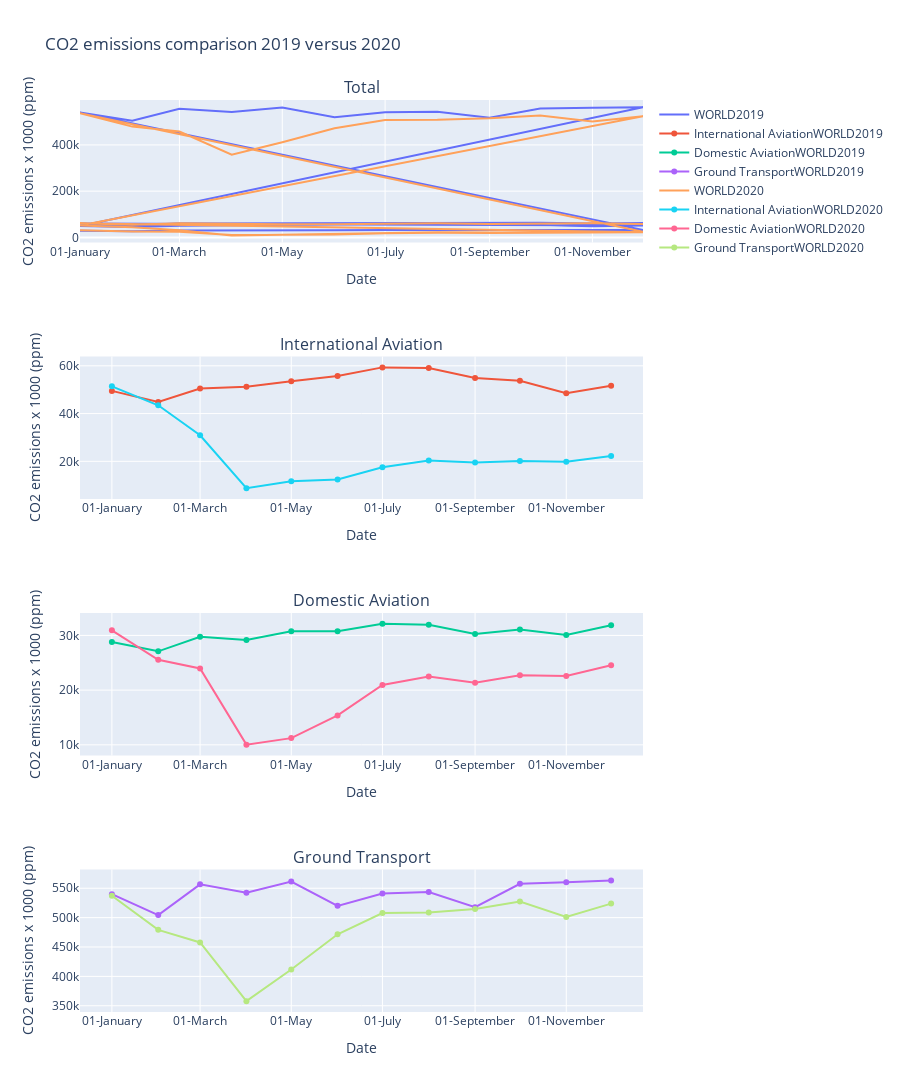

The cell this chart's notebook holds for it:
### Code cell
fig_transport = make_subplots(rows = 4, 
                    cols = 1,
                    subplot_titles = ('Total', 'International Aviation', 'Domestic Aviation', 'Ground Transport'))
given_country = 'WORLD'
for i in Years:
        z = transport_data[(transport_data.country == given_country) & (transport_data.year == i)]
        Int_Av = transport_data2[(transport_data2.country == given_country) & (transport_data2.year == i) & (transport_data2.sector == 'International Aviation')]
        Do_Av = transport_data2[(transport_data2.country == given_country) & (transport_data2.year == i) & (transport_data2.sector == 'Domestic Aviation')]
        Gr_Trans = transport_data2[(transport_data2.country == given_country) & (transport_data2.year == i) & (transport_data2.sector == 'Ground Transport')]
        lop = fig_transport.add_traces(
                [
                    go.Scatter(x=list(z.same_year),
                        y=list(z.co2),
                        name= given_country + i,
                        visible = True),        
                    go.Scatter(x=list(Int_Av.same_year),
                            y=list(Int_Av.co2),
                            name= 'International Aviation' + given_country + i,
                            visible = True),
                    go.Scatter(x=list(Do_Av.same_year),
                            y=list(Do_Av.co2),
                            name= 'Domestic Aviation' + given_country + i,
                            visible = True),
                    go.Scatter(x=list(Gr_Trans.same_year),
                            y=list(Gr_Trans.co2),
                            name= 'Ground Transport' + given_country + i,
                            visible = True)
                ], rows=list(range(1,5)), cols=[1,1,1,1]
                )

fig_transport.update_layout(
    height = 1500
)

fig_transport.update_layout(xaxis_title = 'Date', yaxis_title = 'CO2 emissions x 1000 (ppm)')
fig_transport.update_layout(title_text = 'CO2 emissions comparison 2019 versus 2020')
fig_transport.update_layout(xaxis=dict(tickformat="%d-%B"),
                 xaxis2=dict(tickformat="%d-%B"),
                 xaxis3=dict(tickformat="%d-%B"),
                 xaxis4=dict(tickformat="%d-%B")
                 )
fig_transport['layout']['yaxis2']['title']='CO2 emissions x 1000 (ppm)'
fig_transport['layout']['yaxis3']['title']='CO2 emissions x 1000 (ppm)'
fig_transport['layout']['yaxis4']['title']='CO2 emissions x 1000 (ppm)'
fig_transport['layout']['xaxis2']['title']='Date'
fig_transport['layout']['xaxis3']['title']='Date'
fig_transport['layout']['xaxis4']['title']='Date'


fig_transport.show()

### Figure 1 — Plotly figure (JSON) as saved in the notebook; plotly's stock layout.template omitted (floating-point values rounded to 4 significant figures)
{"data": [{"name": "WORLD2019", "type": "scatter", "visible": true, "x": ["2019-01-01", "2019-02-01", "2019-03-01", "2019-04-01", "2019-05-01", "2019-06-01", "2019-07-01", "2019-08-01", "2019-09-01", "2019-10-01", "2019-11-01", "2019-12-01", "2019-01-01", "2019-02-01", "2019-03-01", "2019-04-01", "2019-05-01", "2019-06-01", "2019-07-01", "2019-08-01", "2019-09-01", "2019-10-01", "2019-11-01", "2019-12-01", "2019-01-01", "2019-02-01", "2019-03-01", "2019-04-01", "2019-05-01", "2019-06-01", "2019-07-01", "2019-08-01", "2019-09-01", "2019-10-01", "2019-11-01", "2019-12-01", "2019-01-01", "2019-02-01", "2019-03-01", "2019-04-01", "2019-05-01", "2019-06-01", "2019-07-01", "2019-08-01", "2019-09-01", "2019-10-01", "2019-11-01", "2019-12-01"], "xaxis": "x", "y": [28810.0, 27090.0, 29770.0, 29180.0, 30770.0, 30750.0, 32110.0, 31940.0, 30270.0, 31080.0, 30080.0, 31860.0, 539900.0, 504300.0, 556600.0, 542200.0, 561500.0, 520000.0, 541100.0, 543400.0, 517700.0, 557500.0, 560400.0, 563400.0, 49500.0, 44870.0, 50510.0, 51220.0, 53520.0, 55750.0, 59350.0, 59080.0, 54920.0, 53760.0, 48500.0, 51680.0, 59600.0, 52620.0, 59860.0, 60060.0, 63360.0, 61670.0, 62830.0, 62860.0, 60850.0, 63700.0, 60250.0, 62600.0], "yaxis": "y"}, {"name": "International AviationWORLD2019", "type": "scatter", "visible": true, "x": ["2019-01-01", "2019-02-01", "2019-03-01", "2019-04-01", "2019-05-01", "2019-06-01", "2019-07-01", "2019-08-01", "2019-09-01", "2019-10-01", "2019-11-01", "2019-12-01"], "xaxis": "x2", "y": [49500.0, 44870.0, 50510.0, 51220.0, 53520.0, 55750.0, 59350.0, 59080.0, 54920.0, 53760.0, 48500.0, 51680.0], "yaxis": "y2"}, {"name": "Domestic AviationWORLD2019", "type": "scatter", "visible": true, "x": ["2019-01-01", "2019-02-01", "2019-03-01", "2019-04-01", "2019-05-01", "2019-06-01", "2019-07-01", "2019-08-01", "2019-09-01", "2019-10-01", "2019-11-01", "2019-12-01"], "xaxis": "x3", "y": [28810.0, 27090.0, 29770.0, 29180.0, 30770.0, 30750.0, 32110.0, 31940.0, 30270.0, 31080.0, 30080.0, 31860.0], "yaxis": "y3"}, {"name": "Ground TransportWORLD2019", "type": "scatter", "visible": true, "x": ["2019-01-01", "2019-02-01", "2019-03-01", "2019-04-01", "2019-05-01", "2019-06-01", "2019-07-01", "2019-08-01", "2019-09-01", "2019-10-01", "2019-11-01", "2019-12-01"], "xaxis": "x4", "y": [539900.0, 504300.0, 556600.0, 542200.0, 561500.0, 520000.0, 541100.0, 543400.0, 517700.0, 557500.0, 560400.0, 563400.0], "yaxis": "y4"}, {"name": "WORLD2020", "type": "scatter", "visible": true, "x": ["2019-01-01", "2019-02-01", "2019-03-01", "2019-04-01", "2019-05-01", "2019-06-01", "2019-07-01", "2019-08-01", "2019-09-01", "2019-10-01", "2019-11-01", "2019-12-01", "2019-01-01", "2019-02-01", "2019-03-01", "2019-04-01", "2019-05-01", "2019-06-01", "2019-07-01", "2019-08-01", "2019-09-01", "2019-10-01", "2019-11-01", "2019-12-01", "2019-01-01", "2019-02-01", "2019-03-01", "2019-04-01", "2019-05-01", "2019-06-01", "2019-07-01", "2019-08-01", "2019-09-01", "2019-10-01", "2019-11-01", "2019-12-01", "2019-01-01", "2019-02-01", "2019-03-01", "2019-04-01", "2019-05-01", "2019-06-01", "2019-07-01", "2019-08-01", "2019-09-01", "2019-10-01", "2019-11-01", "2019-12-01"], "xaxis": "x", "y": [30930.0, 25540.0, 23960.0, 10040.0, 11230.0, 15370.0, 20940.0, 22490.0, 21350.0, 22710.0, 22570.0, 24550.0, 537200.0, 479200.0, 457700.0, 357900.0, 411800.0, 471600.0, 507700.0, 508700.0, 514800.0, 527300.0, 501100.0, 523800.0, 51410.0, 43470.0, 30910.0, 8779.0, 11610.0, 12380.0, 17520.0, 20330.0, 19560.0, 20130.0, 19780.0, 22240.0, 61000.0, 54400.0, 61230.0, 58450.0, 57100.0, 56880.0, 60150.0, 60840.0, 58320.0, 59780.0, 61150.0, 57960.0], "yaxis": "y"}, {"name": "International AviationWORLD2020", "type": "scatter", "visible": true, "x": ["2019-01-01", "2019-02-01", "2019-03-01", "2019-04-01", "2019-05-01", "2019-06-01", "2019-07-01", "2019-08-01", "2019-09-01", "2019-10-01", "2019-11-01", "2019-12-01"], "xaxis": "x2", "y": [51410.0, 43470.0, 30910.0, 8779.0, 11610.0, 12380.0, 17520.0, 20330.0, 19560.0, 20130.0, 19780.0, 22240.0], "yaxis": "y2"}, {"name": "Domestic AviationWORLD2020", "type": "scatter", "visible": true, "x": ["2019-01-01", "2019-02-01", "2019-03-01", "2019-04-01", "2019-05-01", "2019-06-01", "2019-07-01", "2019-08-01", "2019-09-01", "2019-10-01", "2019-11-01", "2019-12-01"], "xaxis": "x3", "y": [30930.0, 25540.0, 23960.0, 10040.0, 11230.0, 15370.0, 20940.0, 22490.0, 21350.0, 22710.0, 22570.0, 24550.0], "yaxis": "y3"}, {"name": "Ground TransportWORLD2020", "type": "scatter", "visible": true, "x": ["2019-01-01", "2019-02-01", "2019-03-01", "2019-04-01", "2019-05-01", "2019-06-01", "2019-07-01", "2019-08-01", "2019-09-01", "2019-10-01", "2019-11-01", "2019-12-01"], "xaxis": "x4", "y": [537200.0, 479200.0, 457700.0, 357900.0, 411800.0, 471600.0, 507700.0, 508700.0, 514800.0, 527300.0, 501100.0, 523800.0], "yaxis": "y4"}], "layout": {"annotations": [{"font": {"size": 16}, "showarrow": false, "text": "Total", "x": 0.5, "xanchor": "center", "xref": "paper", "y": 1, "yanchor": "bottom", "yref": "paper"}, {"font": {"size": 16}, "showarrow": false, "text": "International Aviation", "x": 0.5, "xanchor": "center", "xref": "paper", "y": 0.7188, "yanchor": "bottom", "yref": "paper"}, {"font": {"size": 16}, "showarrow": false, "text": "Domestic Aviation", "x": 0.5, "xanchor": "center", "xref": "paper", "y": 0.4375, "yanchor": "bottom", "yref": "paper"}, {"font": {"size": 16}, "showarrow": false, "text": "Ground Transport", "x": 0.5, "xanchor": "center", "xref": "paper", "y": 0.1562, "yanchor": "bottom", "yref": "paper"}], "height": 1500, "title": {"text": "CO2 emissions comparison 2019 versus 2020"}, "xaxis": {"anchor": "y", "domain": [0, 1], "tickformat": "%d-%B", "title": {"text": "Date"}}, "xaxis2": {"anchor": "y2", "domain": [0, 1], "tickformat": "%d-%B", "title": {"text": "Date"}}, "xaxis3": {"anchor": "y3", "domain": [0, 1], "tickformat": "%d-%B", "title": {"text": "Date"}}, "xaxis4": {"anchor": "y4", "domain": [0, 1], "tickformat": "%d-%B", "title": {"text": "Date"}}, "yaxis": {"anchor": "x", "domain": [0.8438, 1], "title": {"text": "CO2 emissions x 1000 (ppm)"}}, "yaxis2": {"anchor": "x2", "domain": [0.5625, 0.7188], "title": {"text": "CO2 emissions x 1000 (ppm)"}}, "yaxis3": {"anchor": "x3", "domain": [0.2812, 0.4375], "title": {"text": "CO2 emissions x 1000 (ppm)"}}, "yaxis4": {"anchor": "x4", "domain": [0, 0.1562], "title": {"text": "CO2 emissions x 1000 (ppm)"}}}}
